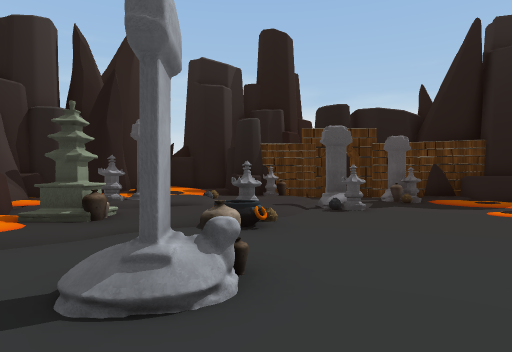
[1] (above)

16 first-person views from a walk through a 3-D level made in the Unity game engine. The camera is 1.2 m above the floor, looks level and sees 75° across. Doors are open. The floor is counted in squares, 2 m on a side. Each view is taken from the middle of a square. On the plan, view 1 faces up. The plan holds only what a view shows up to about 10 squares ahead; the rest is blank. The place goes on beyond the plan. The player is left out. Some animated figures are left out. Some surface patterns are stand-ins.

[2]
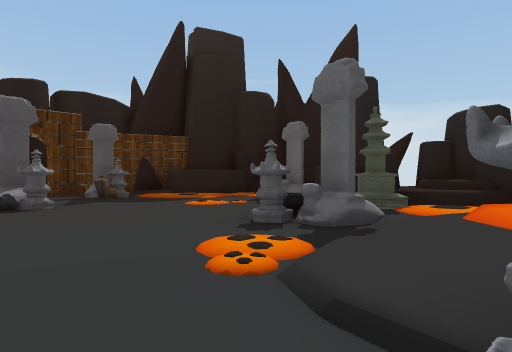

[3]
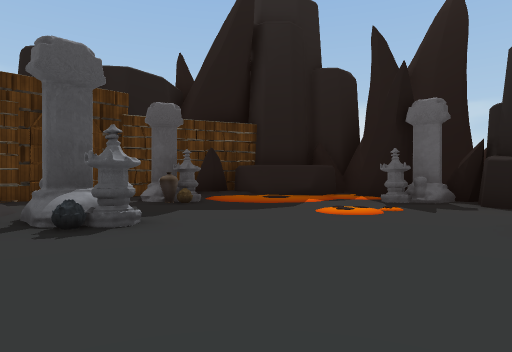

[4]
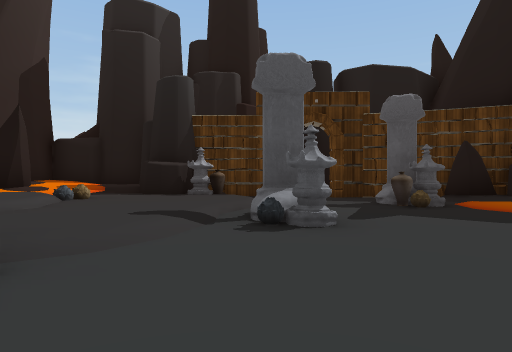

[5]
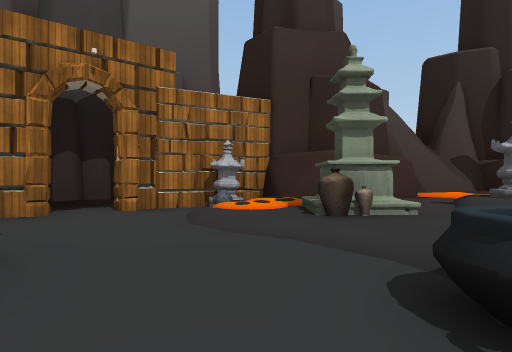

[6]
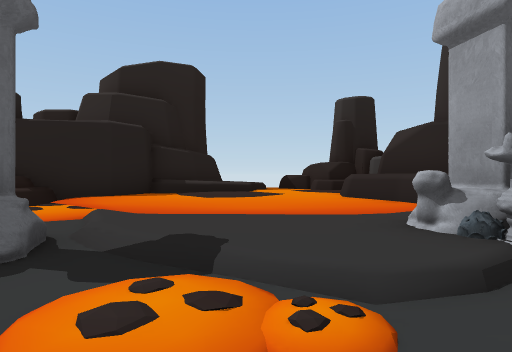

[7]
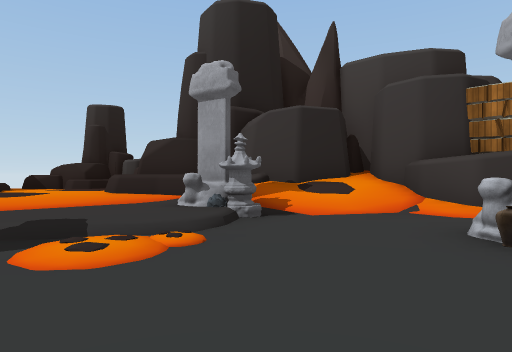

[8]
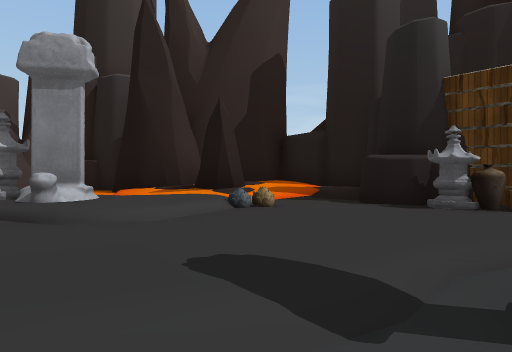

[9]
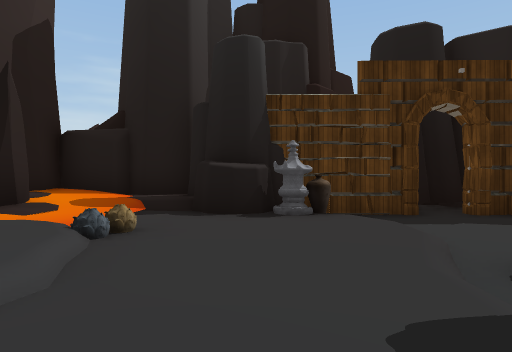

[10]
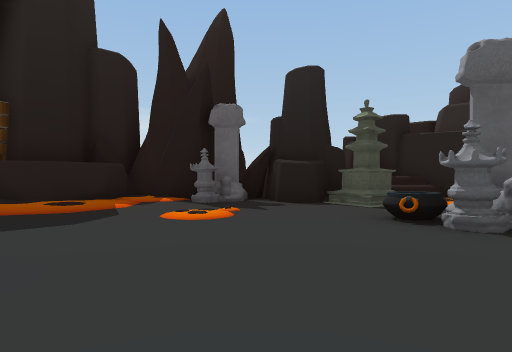

[11]
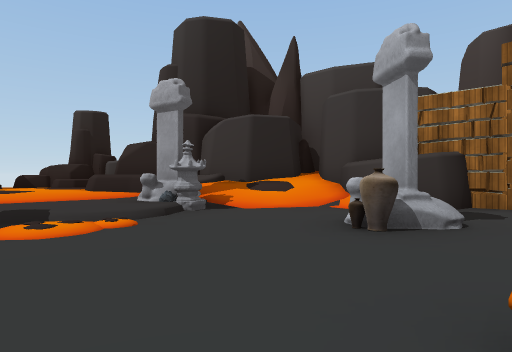

[12]
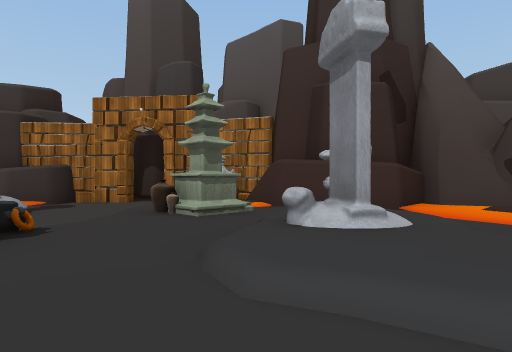

[13]
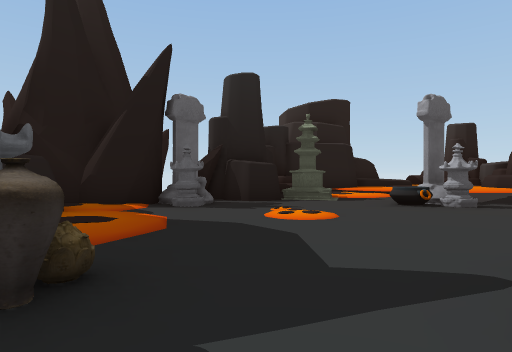

[14]
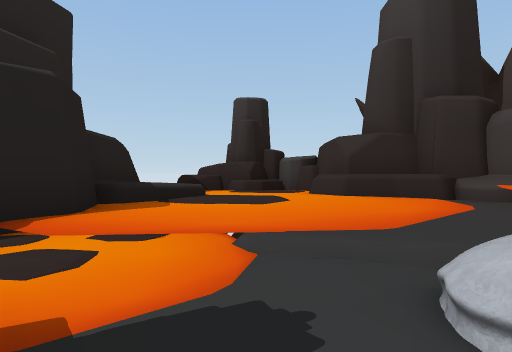

[15]
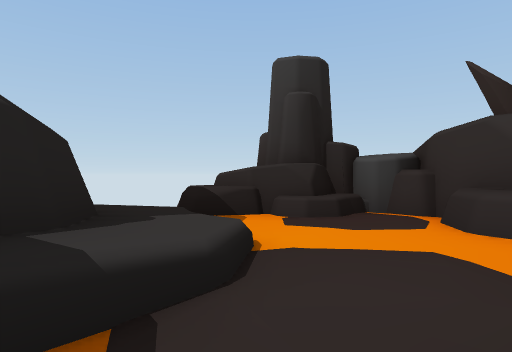

[16]
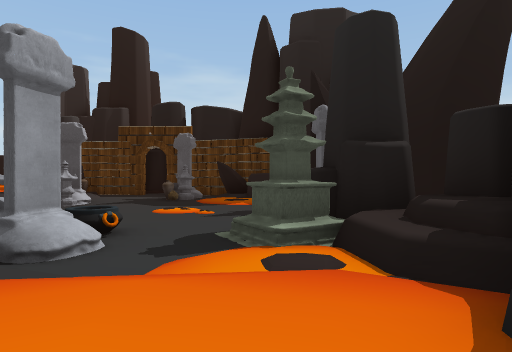

### Floor plan
Key: @ floor where view 1 was taken; # wall or solid block; x gap in a wall; . main floor; : floor 0.25 m higher than the main floor; + floor 0.5 m higher than the main floor; * floor 0.75 m higher than the main floor; % floor 1 m higher than the main floor; / step, stairs or slope; D open door; = window, fence, low wall or low ledge; ^ raised ledge; O other object.
Columns run from 7 left of view 1 to 11 right of it. Each row starts with its distance up from view 1.
 16   ###
 15   #%#######D#
 14   #*+####.DD###
 13   ##+/..O/../####
 12 ####//..O/..OO/##
 11 #////O.../..O.//###
 10 #:./+//..O#.../...#
  9 #:.OO/..//O......##
  8 ##.//.../.......OO#
  7  #///./O.........##
  6  #xOO//O........##
  5  #/..........O.O##
  4  #O/........OO..O#
  3  ##D..OO...///..##
  2  #DD../........./#
  1  ###.#///OO...::##
  0    ###^@//O..:::##
 -1       #/##=.::://#
 -2       #####^^:://#
 -3           ###::://
 -4             #:=/^
 -5             ###^^
 -6                #

Positions as (right, up) in squares from view 1, and headings:
1: (0, 0), facing up
2: (1, 1), facing up-right
3: (1, 5), facing up-right
4: (2, 5), facing up
5: (1, 5), facing left
6: (2, 4), facing down-right
7: (2, 6), facing down
8: (2, 8), facing up-left
9: (0, 8), facing up
10: (1, 7), facing right
11: (1, 7), facing down
12: (0, 11), facing down-left
13: (3, 12), facing down-right
14: (7, 5), facing down
15: (8, 1), facing down
16: (8, 0), facing up
